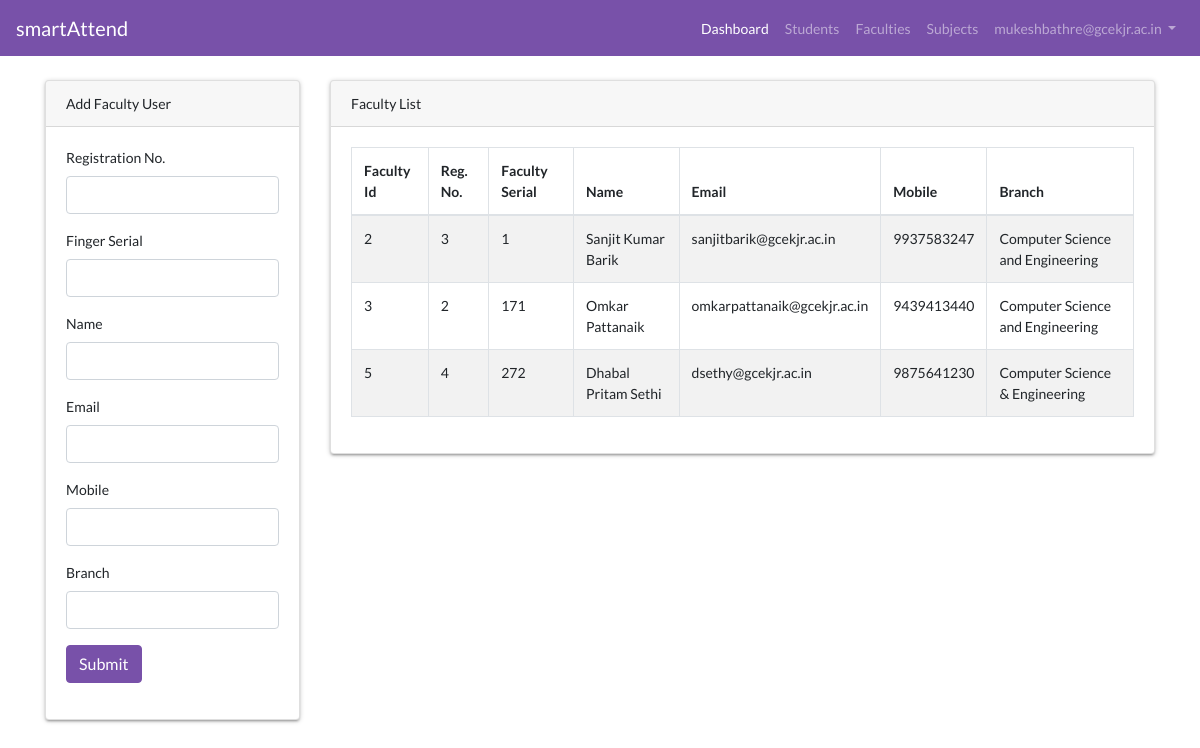
Page /faculty_dashboard.php (signed in) on the committed database.
### tables this page shows
CREATE TABLE `faculty_users` (
  `fac_id` int(11) NOT NULL,
  `fac_reg_no` bigint(100) NOT NULL,
  `fac_fing_serial` int(10) NOT NULL,
  `name` varchar(100) NOT NULL,
  `email` varchar(100) NOT NULL,
  `mobile` bigint(20) NOT NULL,
  `branch` varchar(50) NOT NULL,
  `created_by` int(5) NOT NULL DEFAULT '1',
  `created_on` datetime NOT NULL DEFAULT CURRENT_TIMESTAMP
);

### faculty_dashboard.php (the view, shortened to what this page needs)
<?php
	include_once("header.php");
	$stmt = $conn->prepare("SELECT * FROM faculty_users");
	$stmt->execute();
	$faculty_data = "";
	if($stmt->rowCount() > 0)
	{
		while($row = $stmt->fetch(PDO::FETCH_ASSOC))
		{
			$faculty_data .= '<tr>
									<td>'.$row['fac_id'].'</td>
									<td>'.$row['fac_reg_no'].'</td>
									<td>'.$row['fac_fing_serial'].'</td>
									<td>'.$row['name'].'</td>
                                    <td>'.$row['email'].'</td>
                                    <td>'.$row['mobile'].'</td>
									<td>'.$row['branch'].'</td>
								</tr>';
		}
	}
?>
    <main role="main" class="container">
		<section>
			<div class="row">
				<div class="col-xs-12 col-sm-3">
					<div class="card custom-cards">
						<div class="card-header">Add Faculty User</div>
						<div class="card-body">
							<form method="POST" action="">
								<div class="form-group">
									<label>Registration No.</label>
									<input type="text" name="regd_no" class="form-control">
								</div>
								<div class="form-group">
									<label>Finger Serial</label>
									<input type="text" name="fac_fing_serial" class="form-control">
								</div>
								<div class="form-group">
									<label>Name</label>
									<input type="text" name="nm" class="form-control">
								</div>
                                <div class="form-group">
									<label>Email</label>
									<input type="text" name="mail" class="form-control">
								</div>
                                <div class="form-group">
									<label>Mobile</label>
									<input type="text" name="mob" class="form-control">
								</div>
								<div class="form-group">
									<label>Branch</label>
									<input type="text" name="brn" class="form-control">
								</div>
								<div class="form-group">
									<input type="submit" name="submit" class="btn btn-success" value="Submit">
								</div>
							</form>
						</div>
					</div>
				</div>
				<div class="col-xs-12 col-sm-9">
					<div class="card custom-cards">
                    <div class="card-header"> Faculty List</div>
						<div class="card-body">
							<table class="table table-bordered table-striped">
								<thead>
									<tr>
										<th>Faculty Id</th>
										<th>Reg. No.</th>
										<th>Faculty Serial</th>
										<th>Name</th>
										<th>Email</th>
                                        <th>Mobile</th>
                                        <th>Branch</th>
									</tr>
								</thead>
								<tbody>
									<?php echo $faculty_data; ?>
								</tbody>
							</table>
						</div>
					</div>
				</div>
			</div>
		</section>
    </main>
<?php include_once("footer.php"); ?>

### assets/starter-template.css (style rules this page uses)
body { padding-top: 5rem; font-family:Lato; font-weight: 400; font-size:14px; }
.custom-cards { box-shadow:0 2px 2px 0 rgba(0,0,0,0.14),0 3px 1px -2px rgba(0,0,0,0.12),0 1px 5px 0 rgba(0,0,0,0.2); margin-bottom:30px; }

### rows in the picture
faculty_users: fac_id "2", fac_reg_no "3", fac_fing_serial "1", name "Sanjit Kumar Barik", email "sanjitbarik@gcekjr.ac.in", mobile "9937583247", branch "Computer Science and Engineering"
faculty_users: fac_id "3", fac_reg_no "2", fac_fing_serial "171", name "Omkar Pattanaik", email "omkarpattanaik@gcekjr.ac.in", mobile "9439413440", branch "Computer Science and Engineering"
faculty_users: fac_id "5", fac_reg_no "4", fac_fing_serial "272", name "Dhabal Pritam Sethi", email "dsethy@gcekjr.ac.in", mobile "9875641230", branch "Computer Science & Engineering"

### other values in the picture
$_SESSION['uname'] "mukeshbathre@gcekjr.ac.in"
